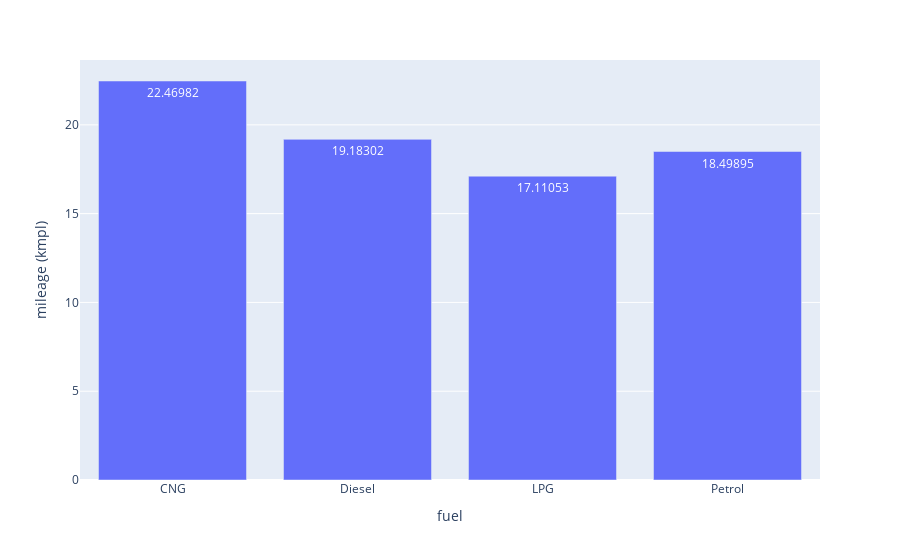

This figure's notebook cell:
### Markdown cell above
5 - Carros a gasolina ou a diesel gastam mais?

### Code cell
#barplot da media de consumo de combustivel por tipo de combustivel
mean_fuel_comsumption = car.groupby('fuel')['mileage (kmpl)'].mean().reset_index()
fig = px.bar(mean_fuel_comsumption, x="fuel", y="mileage (kmpl)", text_auto=True)

fig.show()

### Figure 1 — Plotly figure (JSON) as saved in the notebook; plotly's stock layout.template omitted (floating-point values rounded to 4 significant figures)
{"data": [{"alignmentgroup": "True", "hovertemplate": "fuel=%{x}<br>mileage (kmpl)=%{y}<extra></extra>", "legendgroup": "", "marker": {"color": "#636efa", "pattern": {"shape": ""}}, "name": "", "offsetgroup": "", "orientation": "v", "showlegend": false, "textposition": "auto", "texttemplate": "%{y}", "type": "bar", "x": ["CNG", "Diesel", "LPG", "Petrol"], "xaxis": "x", "y": [22.47, 19.18, 17.11, 18.5], "yaxis": "y"}], "layout": {"barmode": "relative", "legend": {"tracegroupgap": 0}, "margin": {"t": 60}, "xaxis": {"anchor": "y", "domain": [0, 1], "title": {"text": "fuel"}}, "yaxis": {"anchor": "x", "domain": [0, 1], "title": {"text": "mileage (kmpl)"}}}}
